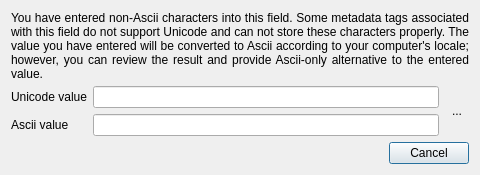
<?xml version="1.0" encoding="UTF-8"?>
<ui version="4.0">
 <class>AsciiStringDialogClass</class>
 <widget class="QDialog" name="AsciiStringDialogClass">
  <property name="windowModality">
   <enum>Qt::ApplicationModal</enum>
  </property>
  <property name="geometry">
   <rect>
    <x>0</x>
    <y>0</y>
    <width>480</width>
    <height>175</height>
   </rect>
  </property>
  <property name="windowTitle">
   <string>Edit non-unicode string</string>
  </property>
  <property name="windowIcon">
   <iconset resource="../analogexif.qrc">
    <normaloff>:/images/icons/film_edit.png</normaloff>:/images/icons/film_edit.png</iconset>
  </property>
  <property name="modal">
   <bool>true</bool>
  </property>
  <layout class="QVBoxLayout" name="verticalLayout">
   <item>
    <widget class="QLabel" name="label">
     <property name="text">
      <string>You have entered non-Ascii characters into this field. Some metadata tags associated with this field do not support Unicode and can not store these characters properly. The value you have entered will be converted to Ascii according to your computer's locale; however, you can review the result and provide Ascii-only alternative to the entered value.</string>
     </property>
     <property name="alignment">
      <set>Qt::AlignJustify|Qt::AlignTop</set>
     </property>
     <property name="wordWrap">
      <bool>true</bool>
     </property>
    </widget>
   </item>
   <item>
    <layout class="QHBoxLayout" name="horizontalLayout">
     <item>
      <layout class="QFormLayout" name="formLayout">
       <item row="0" column="0">
        <widget class="QLabel" name="label_2">
         <property name="text">
          <string>Unicode value</string>
         </property>
        </widget>
       </item>
       <item row="0" column="1">
        <widget class="QLineEdit" name="unicodeEdit"/>
       </item>
       <item row="1" column="0">
        <widget class="QLabel" name="label_3">
         <property name="text">
          <string>Ascii value</string>
         </property>
        </widget>
       </item>
       <item row="1" column="1">
        <widget class="QLineEdit" name="asciiEdit"/>
       </item>
      </layout>
     </item>
     <item>
      <widget class="QToolButton" name="copyBtn">
       <property name="toolTip">
        <string>Copy and convert text from Unicode to Ascii</string>
       </property>
       <property name="text">
        <string>...</string>
       </property>
       <property name="icon">
        <iconset resource="../analogexif.qrc">
         <normaloff>:/images/icons/arrow_undo.png</normaloff>:/images/icons/arrow_undo.png</iconset>
       </property>
       <property name="autoRaise">
        <bool>true</bool>
       </property>
      </widget>
     </item>
    </layout>
   </item>
   <item>
    <widget class="QDialogButtonBox" name="buttonBox">
     <property name="standardButtons">
      <set>QDialogButtonBox::Cancel</set>
     </property>
    </widget>
   </item>
  </layout>
 </widget>
 <layoutdefault spacing="6" margin="11"/>
 <resources>
  <include location="../analogexif.qrc"/>
 </resources>
 <connections/>
</ui>
